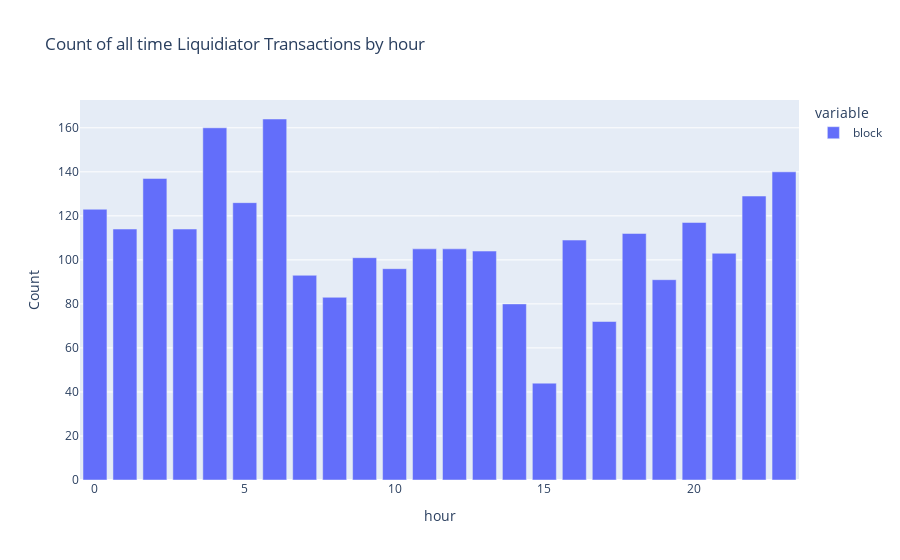

This figure's notebook cell:
### Code cell
Liquidator_df = full_tx_df[full_tx_df["label"] == "Liquidator"].copy()


px.bar(
    Liquidator_df.groupby("hour")["block"].count(), title="Count of all time Liquidiator Transactions by hour"
).update_yaxes(title_text="Count").show()

### Figure 1 — Plotly figure (JSON) as saved in the notebook; plotly's stock layout.template omitted (floating-point values rounded to 4 significant figures)
{"data": [{"alignmentgroup": "True", "hovertemplate": "variable=block<br>hour=%{x}<br>value=%{y}<extra></extra>", "legendgroup": "block", "marker": {"color": "#636efa", "pattern": {"shape": ""}}, "name": "block", "offsetgroup": "block", "orientation": "v", "showlegend": true, "textposition": "auto", "type": "bar", "x": [0, 1, 2, 3, 4, 5, 6, 7, 8, 9, 10, 11, 12, 13, 14, 15, 16, 17, 18, 19, 20, 21, 22, 23], "xaxis": "x", "y": [123, 114, 137, 114, 160, 126, 164, 93, 83, 101, 96, 105, 105, 104, 80, 44, 109, 72, 112, 91, 117, 103, 129, 140], "yaxis": "y"}], "layout": {"barmode": "relative", "legend": {"title": {"text": "variable"}, "tracegroupgap": 0}, "title": {"text": "Count of all time Liquidiator Transactions by hour"}, "xaxis": {"anchor": "y", "domain": [0, 1], "title": {"text": "hour"}}, "yaxis": {"anchor": "x", "domain": [0, 1], "title": {"text": "Count"}}}}
